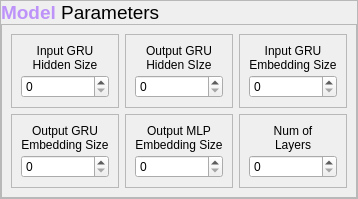
                                  <widget class="QFrame" name="conf_tr_row_2">
                                   <property name="minimumSize">
                                    <size>
                                     <width>0</width>
                                     <height>0</height>
                                    </size>
                                   </property>
                                   <property name="frameShape">
                                    <enum>QFrame::StyledPanel</enum>
                                   </property>
                                   <property name="frameShadow">
                                    <enum>QFrame::Raised</enum>
                                   </property>
                                   <layout class="QVBoxLayout" name="verticalLayout_61">
                                    <property name="spacing">
                                     <number>0</number>
                                    </property>
                                    <property name="leftMargin">
                                     <number>0</number>
                                    </property>
                                    <property name="topMargin">
                                     <number>0</number>
                                    </property>
                                    <property name="rightMargin">
                                     <number>0</number>
                                    </property>
                                    <property name="bottomMargin">
                                     <number>0</number>
                                    </property>
                                    <item>
                                     <widget class="QLabel" name="label_row_2_tr">
                                      <property name="maximumSize">
                                       <size>
                                        <width>16777215</width>
                                        <height>25</height>
                                       </size>
                                      </property>
                                      <property name="text">
                                       <string>&lt;html&gt;&lt;head/&gt;&lt;body&gt;&lt;p&gt;&lt;span style=&quot; font-size:14pt; font-weight:700; color:#bd93f9;&quot;&gt;Model &lt;/span&gt;&lt;span style=&quot; font-size:14pt;&quot;&gt;Parameters&lt;/span&gt;&lt;/p&gt;&lt;/body&gt;&lt;/html&gt;</string>
                                      </property>
                                     </widget>
                                    </item>
                                    <item>
                                     <widget class="QFrame" name="frame_20">
                                      <property name="frameShape">
                                       <enum>QFrame::StyledPanel</enum>
                                      </property>
                                      <property name="frameShadow">
                                       <enum>QFrame::Raised</enum>
                                      </property>
                                      <layout class="QGridLayout" name="gridLayout_7">
                                       <item row="2" column="2">
                                        <widget class="QFrame" name="frame_42">
                                         <property name="frameShape">
                                          <enum>QFrame::StyledPanel</enum>
                                         </property>
                                         <property name="frameShadow">
                                          <enum>QFrame::Raised</enum>
                                         </property>
                                         <layout class="QVBoxLayout" name="verticalLayout_58">
                                          <property name="spacing">
                                           <number>3</number>
                                          </property>
                                          <item>
                                           <widget class="QLabel" name="label_in_emb_tr">
                                            <property name="maximumSize">
                                             <size>
                                              <width>16777215</width>
                                              <height>32</height>
                                             </size>
                                            </property>
                                            <property name="text">
                                             <string>&lt;html&gt;&lt;head/&gt;&lt;body&gt;&lt;p align=&quot;center&quot;&gt;Input GRU&lt;br/&gt;Embedding Size&lt;/p&gt;&lt;/body&gt;&lt;/html&gt;</string>
                                            </property>
                                           </widget>
                                          </item>
                                          <item>
                                           <widget class="QSpinBox" name="spin_in_emb_tr"/>
                                          </item>
                                         </layout>
                                        </widget>
                                       </item>
                                       <item row="2" column="0">
                                        <widget class="QFrame" name="frame_34">
                                         <property name="frameShape">
                                          <enum>QFrame::StyledPanel</enum>
                                         </property>
                                         <property name="frameShadow">
                                          <enum>QFrame::Raised</enum>
                                         </property>
                                         <layout class="QVBoxLayout" name="verticalLayout_51">
                                          <property name="spacing">
                                           <number>3</number>
                                          </property>
                                          <item>
                                           <widget class="QLabel" name="label_in_hd_tr">
                                            <property name="maximumSize">
                                             <size>
                                              <width>16777215</width>
                                              <height>32</height>
                                             </size>
                                            </property>
                                            <property name="text">
                                             <string>&lt;html&gt;&lt;head/&gt;&lt;body&gt;&lt;p align=&quot;center&quot;&gt;Input GRU&lt;br/&gt;Hidden Size&lt;/p&gt;&lt;/body&gt;&lt;/html&gt;</string>
                                            </property>
                                           </widget>
                                          </item>
                                          <item>
                                           <widget class="QSpinBox" name="spin_in_hd_tr"/>
                                          </item>
                                         </layout>
                                        </widget>
                                       </item>
                                       <item row="3" column="1">
                                        <widget class="QFrame" name="frame_41">
                                         <property name="frameShape">
                                          <enum>QFrame::StyledPanel</enum>
                                         </property>
                                         <property name="frameShadow">
                                          <enum>QFrame::Raised</enum>
                                         </property>
                                         <layout class="QVBoxLayout" name="verticalLayout_57">
                                          <property name="spacing">
                                           <number>3</number>
                                          </property>
                                          <item>
                                           <widget class="QLabel" name="label_out_mlp_emb_tr">
                                            <property name="maximumSize">
                                             <size>
                                              <width>16777215</width>
                                              <height>32</height>
                                             </size>
                                            </property>
                                            <property name="text">
                                             <string>&lt;html&gt;&lt;head/&gt;&lt;body&gt;&lt;p align=&quot;center&quot;&gt;Output MLP&lt;br/&gt;Embedding Size&lt;/p&gt;&lt;/body&gt;&lt;/html&gt;</string>
                                            </property>
                                           </widget>
                                          </item>
                                          <item>
                                           <widget class="QSpinBox" name="spin_out_mlp_emb_tr"/>
                                          </item>
                                         </layout>
                                        </widget>
                                       </item>
                                       <item row="3" column="2">
                                        <widget class="QFrame" name="frame_36">
                                         <property name="frameShape">
                                          <enum>QFrame::StyledPanel</enum>
                                         </property>
                                         <property name="frameShadow">
                                          <enum>QFrame::Raised</enum>
                                         </property>
                                         <layout class="QVBoxLayout" name="verticalLayout_53">
                                          <property name="spacing">
                                           <number>3</number>
                                          </property>
                                          <item>
                                           <widget class="QLabel" name="label_layers_tr">
                                            <property name="maximumSize">
                                             <size>
                                              <width>16777215</width>
                                              <height>32</height>
                                             </size>
                                            </property>
                                            <property name="text">
                                             <string>&lt;html&gt;&lt;head/&gt;&lt;body&gt;&lt;p align=&quot;center&quot;&gt;Num of&lt;br/&gt;Layers&lt;/p&gt;&lt;/body&gt;&lt;/html&gt;</string>
                                            </property>
                                           </widget>
                                          </item>
                                          <item>
                                           <widget class="QSpinBox" name="spin_layers_tr"/>
                                          </item>
                                         </layout>
                                        </widget>
                                       </item>
                                       <item row="2" column="1">
                                        <widget class="QFrame" name="frame_37">
                                         <property name="frameShape">
                                          <enum>QFrame::StyledPanel</enum>
                                         </property>
                                         <property name="frameShadow">
                                          <enum>QFrame::Raised</enum>
                                         </property>
                                         <layout class="QVBoxLayout" name="verticalLayout_54">
                                          <property name="spacing">
                                           <number>3</number>
                                          </property>
                                          <item>
                                           <widget class="QLabel" name="label_out_hd_tr">
                                            <property name="maximumSize">
                                             <size>
                                              <width>16777215</width>
                                              <height>32</height>
                                             </size>
                                            </property>
                                            <property name="text">
                                             <string>&lt;html&gt;&lt;head/&gt;&lt;body&gt;&lt;p align=&quot;center&quot;&gt;Output GRU&lt;br/&gt;Hidden SIze&lt;/p&gt;&lt;/body&gt;&lt;/html&gt;</string>
                                            </property>
                                           </widget>
                                          </item>
                                          <item>
                                           <widget class="QSpinBox" name="spin_out_hd_tr"/>
                                          </item>
                                         </layout>
                                        </widget>
                                       </item>
                                       <item row="3" column="0">
                                        <widget class="QFrame" name="frame_33">
                                         <property name="frameShape">
                                          <enum>QFrame::StyledPanel</enum>
                                         </property>
                                         <property name="frameShadow">
                                          <enum>QFrame::Raised</enum>
                                         </property>
                                         <layout class="QVBoxLayout" name="verticalLayout_50">
                                          <property name="spacing">
                                           <number>3</number>
                                          </property>
                                          <item>
                                           <widget class="QLabel" name="label_out_emb_tr">
                                            <property name="maximumSize">
                                             <size>
                                              <width>16777215</width>
                                              <height>32</height>
                                             </size>
                                            </property>
                                            <property name="text">
                                             <string>&lt;html&gt;&lt;head/&gt;&lt;body&gt;&lt;p align=&quot;center&quot;&gt;Output GRU&lt;br/&gt;Embedding Size&lt;/p&gt;&lt;/body&gt;&lt;/html&gt;</string>
                                            </property>
                                           </widget>
                                          </item>
                                          <item>
                                           <widget class="QSpinBox" name="spin_out_emb_tr"/>
                                          </item>
                                         </layout>
                                        </widget>
                                       </item>
                                      </layout>
                                     </widget>
                                    </item>
                                   </layout>
                                  </widget>
